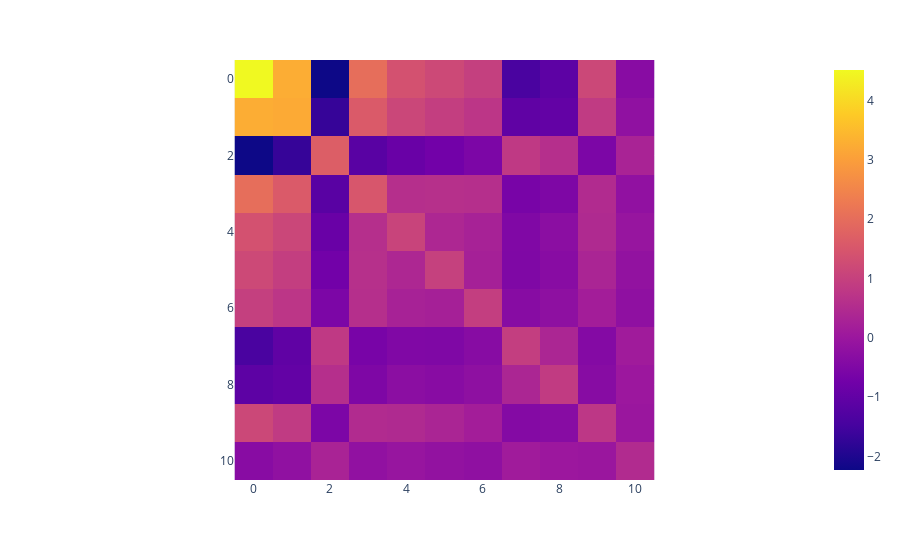

Source (notebook cell):
### Code cell
# we can also visualise this very cheaply
px.imshow(o_cov)
